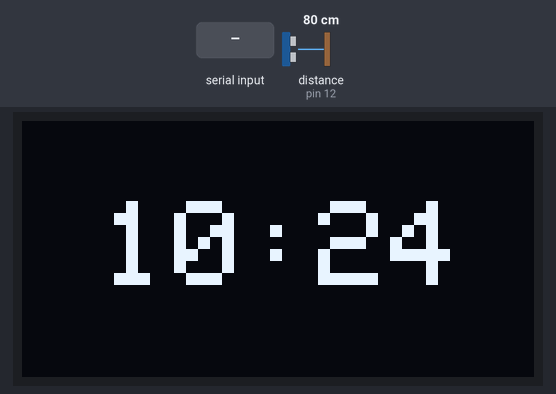
Bench run of a sketch on a simulated Arduino Uno, built with avr-gcc and run on an emulated ATmega328P. Shown: 128×64 one-colour display. Wiring (inferred from the names in the program): ultrasonic range finder: trigger pin 11; echo pin 12. Inputs (shaded band) come from the test bench; at power-on: distance to the obstacle (sensor on pin 12) 80 cm. The echo pulse lasts 58.3 µs per cm; the local clock reads 2024-03-15 10:24:30 at power-on unless the sketch sets it; the audio player accepts every command and is not drawn; what the sketch prints to the serial monitor is not drawn.

Above: at 2.7 s.
2.8 s: "alarm\n" received over the second serial link
At 3.7 s:
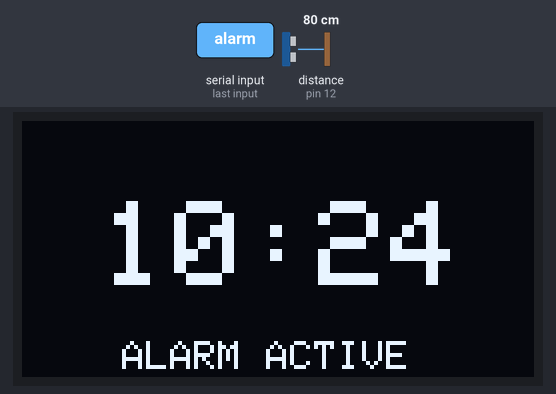
4.5 s: distance to the obstacle (sensor on pin 12) set to 23 cm
6.0 s: distance to the obstacle (sensor on pin 12) set to 19 cm
At 6.7 s:
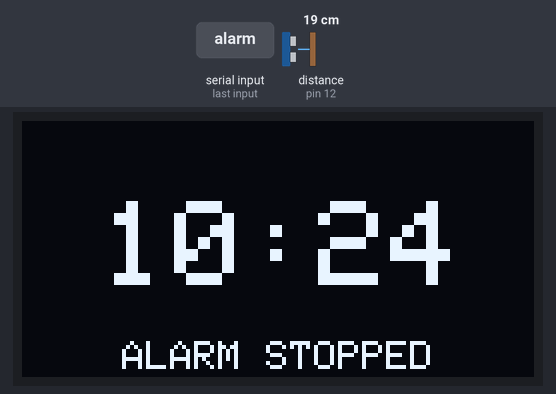
7.6 s: "date\n" received over the second serial link
At 10.2 s:
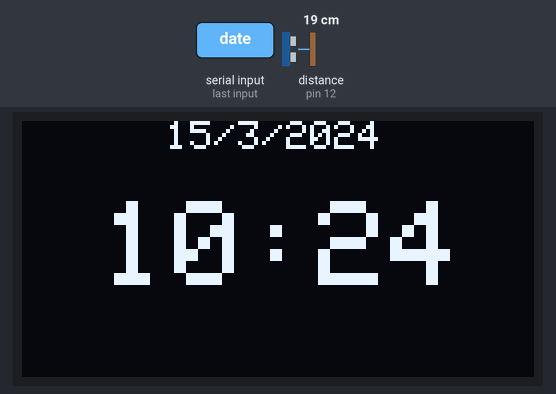
10.6 s: "T90\n" received over the second serial link
At 12.0 s:
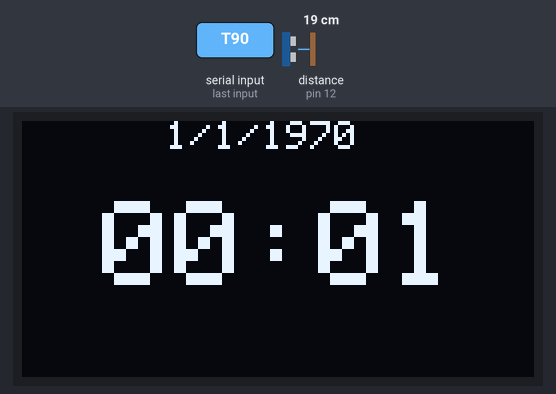
Timing chart, 0 to 13.6 s (numbered marks = the images above; inputs shaded):
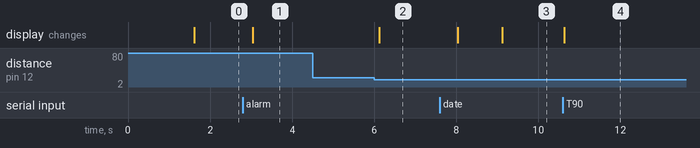

Measured:
- the behaviour switches between 21 and 20 cm on distance to the obstacle (sensor on pin 12) (found by bisection; images 1 and 2)
- after the input at 2.8 s, the display: changes after 0.24 s (image 1)
- after the input at 4.5 s, every drawn part: stays the same
- after the input at 6.0 s, the display: changes after 0.12 s (image 2)
- after the input at 7.6 s, the display: first changes after 0.44 s (image 3 shows a later state)
- after the input at 10.6 s, the display: changes at once (image 4)

The sketch:

main.ino
```cpp
#include <Wire.h>
#include <Adafruit_GFX.h>
#include <Adafruit_SSD1306.h>
#include <SoftwareSerial.h>
#include <TimeLib.h>
#include <RTClib.h>
#include "DFRobotDFPlayerMini.h"

// PINS
const int trigPin = 11;
const int echoPin = 12;
const int MP3_RX_PIN = 3;
const int MP3_TX_PIN = 2;
const int BT_RX_PIN = 6;
const int BT_TX_PIN = 5;

// DEFINITIONS
Adafruit_SSD1306 display(128, 64, &Wire, -1); // define display resolution/name
DFRobotDFPlayerMini MP3player; // define MP3 player name
RTC_DS3231 rtc; // define RTC module name

// SERIAL
SoftwareSerial SerialBT(BT_RX_PIN, BT_TX_PIN); // define BT name/pins used
SoftwareSerial SerialMP3(MP3_RX_PIN, MP3_TX_PIN); // define MP3 name/pins used

// LOGIC
unsigned long prevMillis = 0; // so i can avoid using delay.
bool isAlarmPlaying = false; // if the alarm is playing
char buffer[12]; // character buffer for bluetooth (12 is enough for what im doing)

int alarmHour = -1; // set alarm hour value. -1 is not set
int alarmMinute = -1; // set alarm minute value. -1 is not set
bool alarmEnabled = false; // if the alarm is enabled.
uint8_t alarmVolume = 20; // the volume of the alarm
uint8_t alarmTone = 1; // what MP3 it uses.

bool secondsEnabled = false; // if seconds should be shown on the display
bool dateActive = false; // if the date should be shown on the display

unsigned long snoozeTimer = 0; // snooze message delay
bool showSnooze = false; // if the snooze message is shown

// SETUP
void setup() {
  Serial.begin(9600); // begin serial monitor

  if (!rtc.begin()) { // sync time with phone, otherwise set a backup date/time.
    Serial.println(F("RTC Error"));
    setTime(0, 0, 0, 1, 1, 2026);
  } else {
    DateTime now = rtc.now();
    setTime(now.unixtime());
    Serial.println(F("RTC OK"));
  }

  // begin BT/MP3 serial
  SerialBT.begin(9600);
  SerialMP3.begin(9600);

  // for the ultrasonic sensor
  pinMode(trigPin, OUTPUT);
  pinMode(echoPin, INPUT);

  // if display filed to start. mainly for testing, dont need.
  if(!display.begin(SSD1306_SWITCHCAPVCC, 0x3C)) {
    Serial.println(F("SSD1306 allocation failed"));
    for(;;);
  }

  // set up display
  display.clearDisplay();
  display.setTextSize(1);
  display.setTextColor(WHITE);
  display.setCursor(15,28);
  display.print(F("Loading Clock :3"));
  display.display();
  delay(1000);
  adjustTime(1); // add 1 second as we have just used delay. kinda chopped.

  // start MP3 first, set default volume.
  SerialMP3.listen();
  if (MP3player.begin(SerialMP3, false, false)) {
    MP3player.volume(alarmVolume);
  }
  // start BT next.
  SerialBT.listen();
}

// MAIN LOOP
void loop() {
  unsigned long currentMillis = millis(); // so we can aboid delay where possible.

  // BT COMMANDS
  if (SerialBT.available()) {
    int len = SerialBT.readBytesUntil('\n', buffer, sizeof(buffer) - 1); // max length of 12
    buffer[len] = '\0';

    // STRING MATCH CMDS
    if (strcmp(buffer, "alarm") == 0) {
      alarmPlay();
    }
    else if (strcmp(buffer, "date") == 0) {
      dateActive = !dateActive;
    }
    else if (strcmp(buffer, "seconds") == 0) {
      secondsEnabled = !secondsEnabled;
    }
    else if (strcmp(buffer, "tone") == 0) {
      alarmTone = (alarmTone == 1) ? 2 : 1;
    }

    // STRING START CMDS
    else if (buffer[0] == 'V') { // change volume based of value 1-30
      alarmVolume = atoi(buffer + 1);
      Serial.println(F("Volume Changed"));
    }
    else if (buffer[0] == 'T') { // sets the time using unix timestamp.
      long t = atol(buffer + 1);
      setTime(t);
      rtc.adjust(DateTime(t));
      Serial.println(F("Time Synced via Phone"));
    }
    else if (buffer[0] == 'A') { // sets alarm (a0 = unset, axxxx = set)
      int val = atoi(buffer + 1);

      if (val == 0) {
        alarmEnabled = false;
        Serial.println(F("Alarm Disabled"));
      } else {
        alarmHour = val / 100;
        alarmMinute = val % 100;
        alarmEnabled = true;

        // for testing
        Serial.print(F("Alarm Set: "));
        Serial.print(alarmHour);
        Serial.print(F(":"));
        Serial.println(alarmMinute);
      }
    }
  }

  // ULTRASONIC SENSOR (SNOOZE)
  if (currentMillis - prevMillis >= 150) { // if distance is under 150, activate
    prevMillis = currentMillis;
    digitalWrite(trigPin, LOW);
    delayMicroseconds(2); // lowest delay i could get away with.
    digitalWrite(trigPin, HIGH);
    delayMicroseconds(10);
    digitalWrite(trigPin, LOW);

    long duration = pulseIn(echoPin, HIGH, 30000);
    int distance = (duration * 0.034) / 2;

    // actually snooze if an alarm is playing.
    if (distance > 0 && distance < 20 && isAlarmPlaying) {
      triggerSnooze(currentMillis);
    }
  }

  // SNOOZE DISPLAY TIMER
  if (showSnooze && (currentMillis - snoozeTimer >= 3000)) { // show snooze msg for 3 seconds.
    showSnooze = false;
    displayTime();
  }

  // CLOCK REFRESH
  static int lastSec = -1;
  if (second() != lastSec) { // refresh every second.
    lastSec = second();
    displayTime();
  }
}

void alarmPlay() {
  SerialMP3.listen(); // activate mp3 listener
  MP3player.volume(alarmVolume); // set volume if changed
  MP3player.play(alarmTone); // play alarm
  SerialBT.listen(); // reactivate bt listener
  isAlarmPlaying = true;
}

void triggerSnooze(unsigned long currentMillis) { // INTERRUPT
  SerialMP3.listen(); // activate mp3 listener
  MP3player.stop(); // stop alarm
  isAlarmPlaying = false;
  showSnooze = true;
  snoozeTimer = currentMillis;
  SerialBT.listen(); // reactivate bt listener
  displayTime();
}

void displayTime() {
  display.clearDisplay();

  // DATE
  if (dateActive) { // show date if enabled
    display.setCursor(36, 0);
    display.setTextSize(1);
    display.print(day());
    display.print(F("/"));
    display.print(month());
    display.print(F("/"));
    display.print(year());
  }

  // ALARM
  static int lastAlarmMinute = -1;

  if (alarmEnabled && !isAlarmPlaying) { // if the hour/minute match, activate the alarm
    if (hour() == alarmHour && minute() == alarmMinute) {
      if (lastAlarmMinute != minute()) {
        alarmPlay();
        lastAlarmMinute = minute();
      }
    }
  }

  if (minute() != lastAlarmMinute) { // dont reactivate once snoozed
    lastAlarmMinute = -1;
  }

  // CLOCK
  display.setTextSize(3); // big text
  if (secondsEnabled) { // if seconds enabled, add them on the end
      display.setCursor(0, 20);

      if (hour() < 10) display.print(F("0")); display.print(hour()); // add 0 if hour is under 10.
      display.print(F(":"));
      if (minute() < 10) display.print(F("0")); display.print(minute());

      display.setTextSize(2);
      display.print(F(" "));
      if (second() < 10) display.print(F("0")); display.print(second());
  } else { // regular (no seconds) display mode
    display.setCursor(20, 20);

    if (hour() < 10) display.print(F("0")); display.print(hour());
    display.print(F(":"));
    if (minute() < 10) display.print(F("0")); display.print(minute());
  }

  // NOTIFICATIONS
  if (isAlarmPlaying) { // display alarm active message at bottom of display
    display.setCursor(25, 55); display.setTextSize(1);
    display.print(F("ALARM ACTIVE"));
  }
  if (showSnooze) { // display alarm stop message at bottom of display
    display.setCursor(25, 55); display.setTextSize(1);
    display.print(F("ALARM STOPPED"));
  }
  display.display();
}
```
